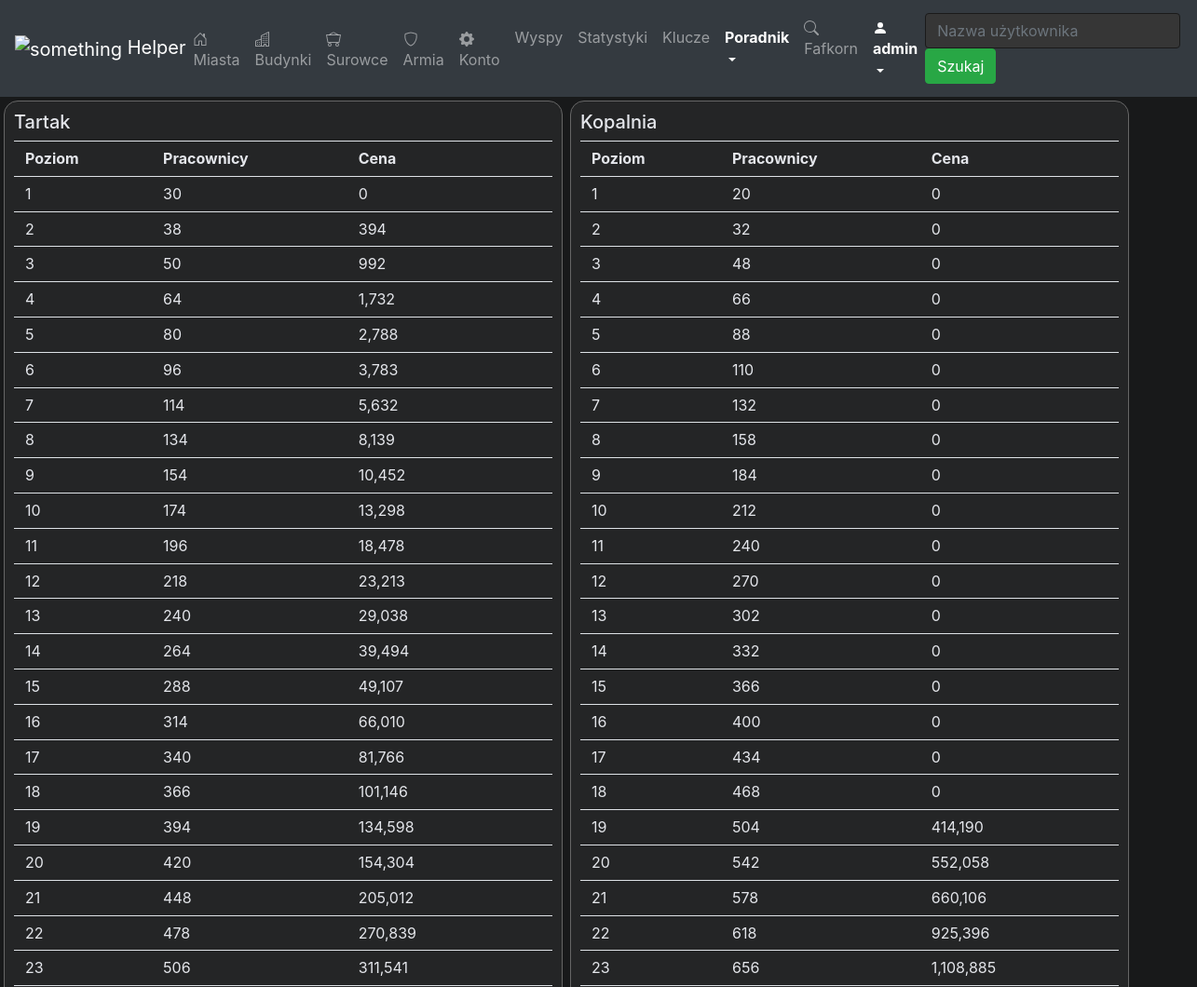
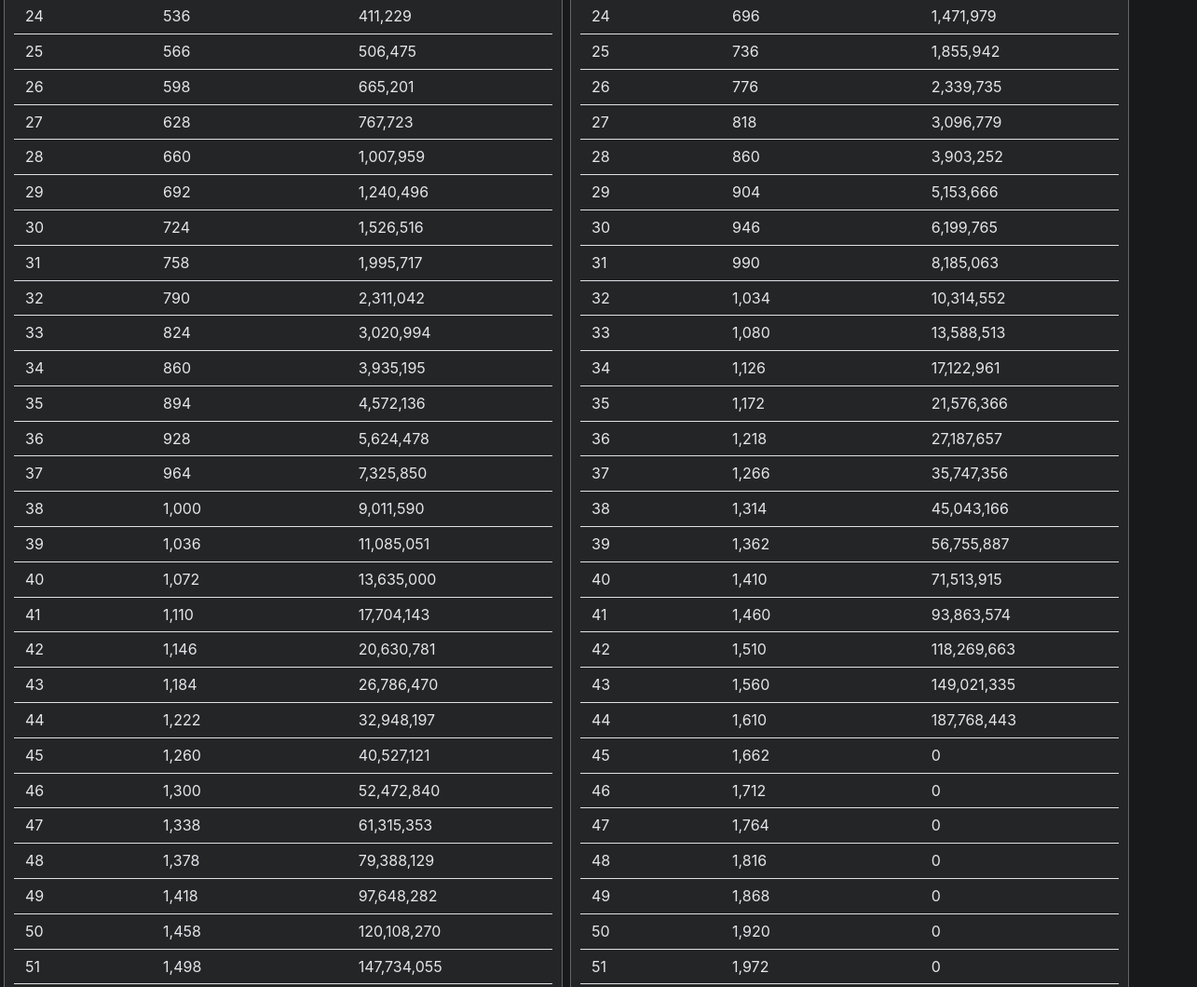
The app's page /guide/sawmill (signed in, upper part), older data (2 pictures, top to bottom).
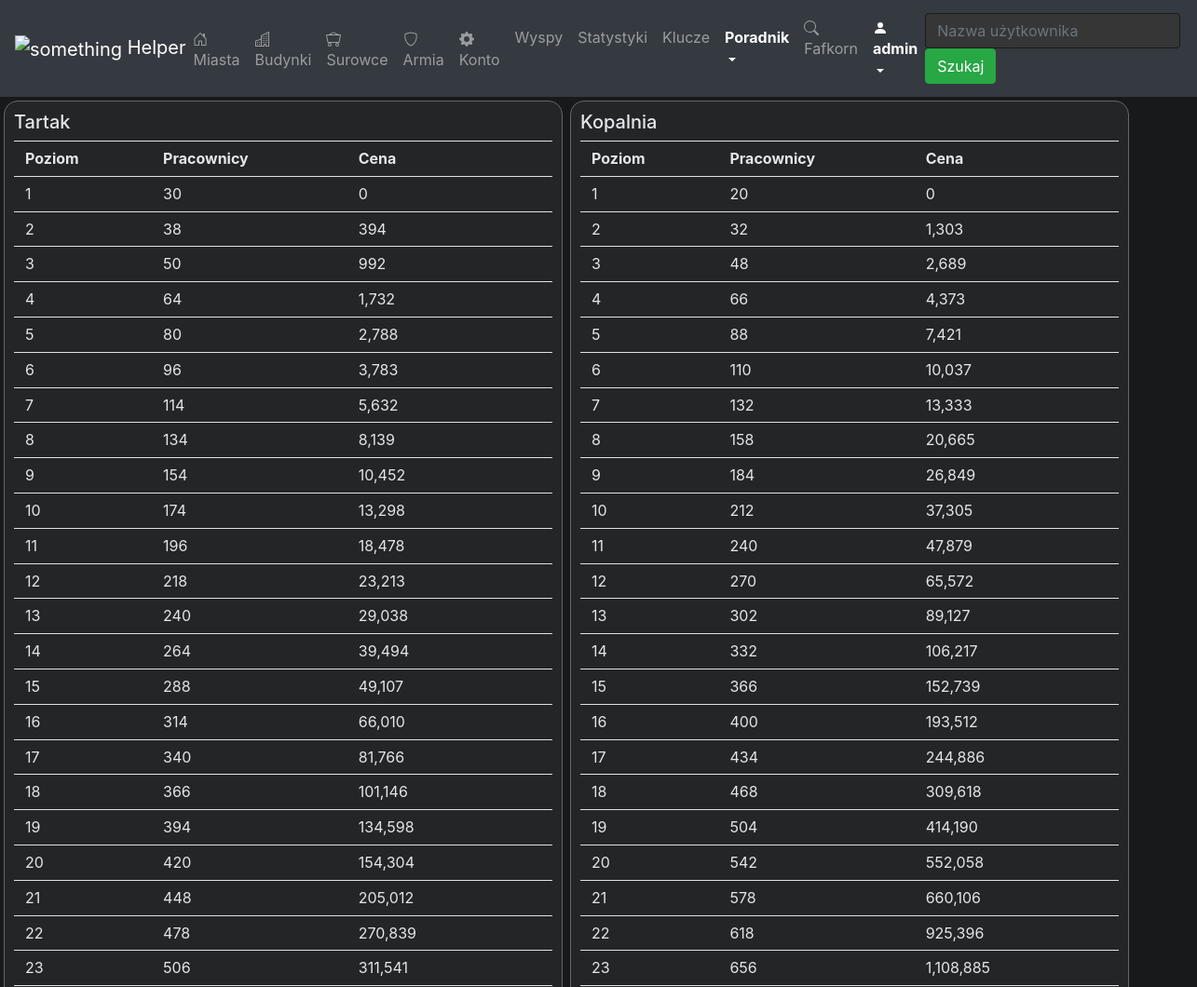
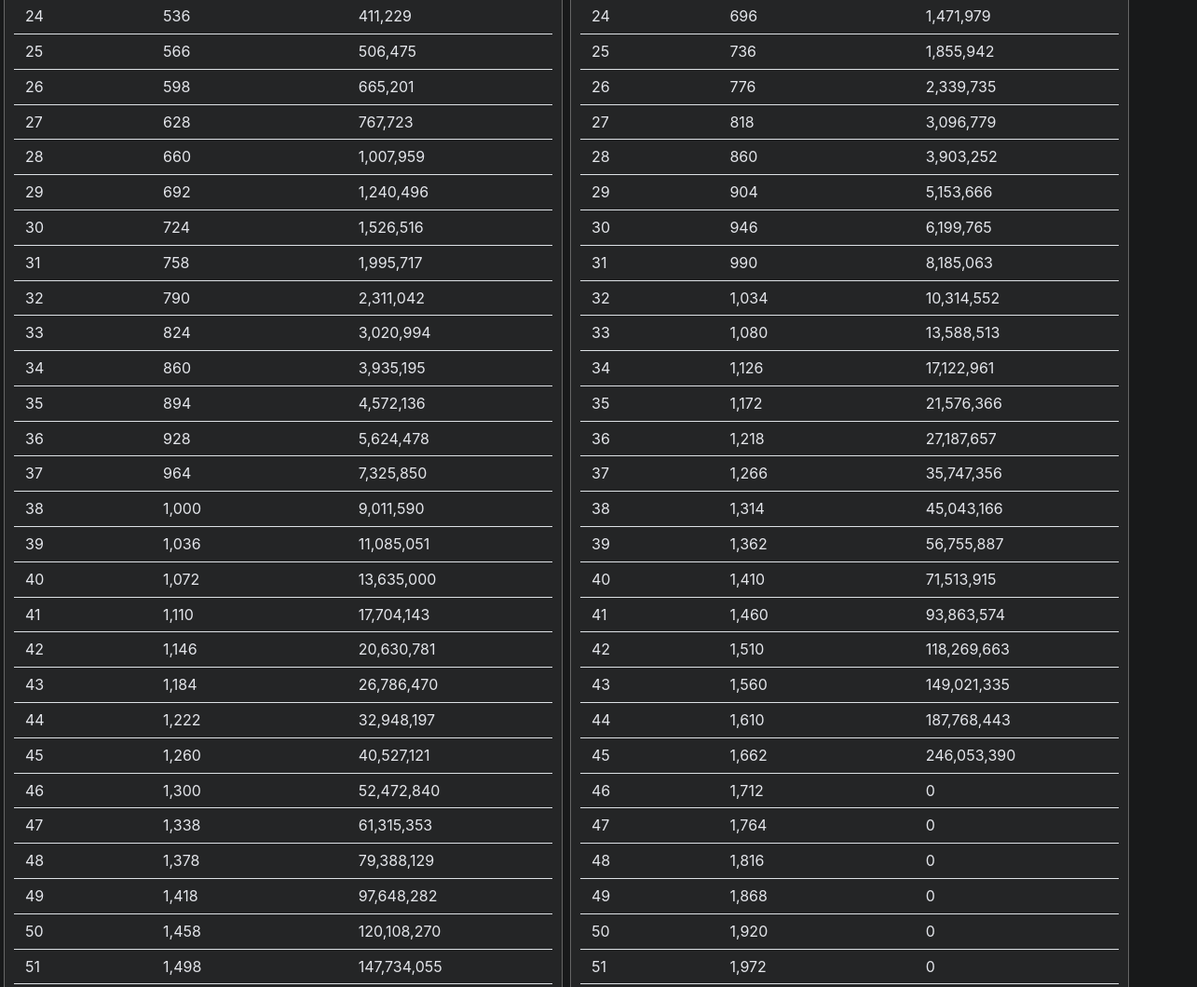
The same page, newer data (2 pictures, top to bottom).
### mysite/helper/models.py (models this page shows, shortened)
class User(models.Model):
    user_name = models.CharField(max_length=50)
    user_status = models.ForeignKey(UserStatus, on_delete=models.SET_NULL, default=None, null=True)
    shipping_future = models.IntegerField(default=0)
    economy_future = models.IntegerField(default=0)
    science_future = models.IntegerField(default=0)
    military_future = models.IntegerField(default=0)
    score = models.IntegerField(default=0)
    master_builders = models.IntegerField(default=0)
    building_levels = models.IntegerField(default=0)
    scientists = models.IntegerField(default=0)
    research_level = models.IntegerField(default=0)
    generals = models.IntegerField(default=0)
    gold = models.BigIntegerField(default=0)
    offensive = models.IntegerField(default=0)
    defensive = models.IntegerField(default=0)
    trading = models.IntegerField(default=0)
    resources = models.IntegerField(default=0)
    donations = models.IntegerField(default=0)
    piracy = models.IntegerField(default=0)
    alliance = models.CharField(max_length=50, default='', null=True)
    last_visit = models.DateTimeField(default=datetime(2015, 10, 9, 23, 55, 59, 342380))

class SawMillWorkers(models.Model):
    level = models.IntegerField(default=0)
    workers = models.IntegerField(default=0)
    cost = models.IntegerField(default=0)

class MineWorkers(models.Model):
    level = models.IntegerField(default=0)
    workers = models.IntegerField(default=0)
    cost = models.IntegerField(default=0)

### mysite/helper/views/sawmill.py (the view)
# urls.py: path('guide/sawmill', sawmill.get_sawmill, name='sawmill'),
@login_required(login_url='helper:login')
def get_sawmill(request):
    connected_user = DefaultUsersConnection.objects.filter(auth_user=request.user.id)
    user = connected_user[0] if connected_user else User.objects.get(pk=1)
    sawmills = SawMillWorkers.objects.filter(level__gt=0)
    mines = MineWorkers.objects.filter(level__gt=0)
    context = {'user': user,
               'nav_active': 'guide',
               'sawmills': sawmills,
               'mines': mines,
               'title': 'Poradnik - Tartak/Kopalnia'}
    return render(request, 'helper/sawmill.html', context)

### mysite/helper/templatetags/helper_extras.py (called while the page is built)
@register.filter
def number_commas(number):
    return re.sub("(\d)(?=(\d{3})+(?!\d))", r"\1,", "%d" % number)

### mysite/helper/templates/helper/sawmill.html
{% extends "base.html" %}
{% load static %}
{% block head %}
    <link rel="stylesheet" type="text/css" href="{% static 'helper/sawmill.css' %}">
    {% load helper_extras %}
{% endblock %}
{% block content %}
    {% load widget_tweaks %}
    {% include "helper/navigation.html" %}
    <div style="display: flex;">
        <div class="tile container">
            <h5>Tartak</h5>
            <table class="table">
                <tr>
                    <th>Poziom</th>
                    <th>Pracownicy</th>
                    <th>Cena</th>
                </tr>
                {% for sawmill in sawmills %}
                    <tr>
                        <td>{{sawmill.level}}</td>
                        <td>{{sawmill.workers|number_commas}}</td>
                        <td>{{sawmill.cost|number_commas}}</td>
                    </tr>
                {% endfor %}
            </table>
        </div>
        <div class="tile container">
            <h5>Kopalnia</h5>
            <table class="table">
                <tr>
                    <th>Poziom</th>
                    <th>Pracownicy</th>
                    <th>Cena</th>
                </tr>
                {% for mine in mines %}
                    <tr>
                        <td>{{mine.level}}</td>
                        <td>{{mine.workers|number_commas}}</td>
                        <td>{{mine.cost|number_commas}}</td>
                    </tr>
                {% endfor %}
            </table>
        </div>
    </div>
{% endblock %}

### mysite/helper/templates/base.html (shortened to what this page needs)
<!DOCTYPE html>
{% load static %}
<html lang="en">
<head>
    <link rel="stylesheet" href="https://maxcdn.bootstrapcdn.com/bootstrap/4.0.0/css/bootstrap.min.css">
    <link rel="stylesheet" href="https://stackpath.bootstrapcdn.com/bootstrap/4.1.3/css/bootstrap.min.css">
    <link rel="stylesheet" type="text/css" href="{% static 'helper/base.css' %}">
    {% block head %}
    {% endblock %}
</head>
<body>
    {% block content %}
    {% endblock %}
</body>
</html>

### mysite/helper/templates/helper/navigation.html (shortened to what this page needs)
{% load widget_tweaks %}
{% load static %}
<nav class="navbar navbar-expand-lg navbar-dark bg-dark">
        <a class="navbar-brand" href="{% url 'helper:users' %}">
            <img style="margin: 0px;" src="{% static "helper/icons/icon.png" %}" alt="something" width="30px" height="30" >
            Helper
        </a>
        <ul class="navbar-nav mr-auto">
            <li class="nav-item {% if nav_active == 'user_towns' %}active{% endif %}">
                <a class="nav-link" href="{% url 'helper:user_towns' user.id %}">
                    Miasta
                </a>
            </li>
            <li class="nav-item {% if nav_active == 'user_buildings' %}active{% endif %}">
                <a class="nav-link" href="{% url 'helper:user_buildings' user.id %}">
                    Budynki
                </a>
            </li>
            <li class="nav-item {% if nav_active == 'user_resources' %}active{% endif %}">
                <a class="nav-link" href="{% url 'helper:user_resources' user.id %}">
                    Surowce
                </a>
            </li>
            <li class="nav-item {% if nav_active == 'user_army' %}active{% endif %}">
                <a class="nav-link" href="{% url 'helper:user_army' user.id %}">
                    Armia
                </a>
            </li>
            <li class="nav-item {% if nav_active == 'user_account' %}active{% endif %}" >
                <a class="nav-link" href="{% url 'helper:user_account' user.id %}">
                    Konto
                </a>
            </li>
            <li class="nav-item {% if nav_active == 'islands' %}active{% endif %}">
                <a class="nav-link" href="{% url 'helper:islands' user.id %}">
                    Wyspy
                </a>
            </li>
            <li class="nav-item {% if nav_active == 'statistics' %}active{% endif %}">
                <a class="nav-link" href="{% url 'helper:statistics' user.id %}">
                    Statystyki
                </a>
            </li>
            {% if request.user.is_staff %}
                <li class="nav-item {% if nav_active == 'key_manager' %}active{% endif %}">
                    <a class="nav-link" href="{% url 'helper:key_manager' %}">
                        Klucze
                    </a>
                </li>
            {% endif %}
            <li class="nav-item dropdown  {% if nav_active == 'guide' %}active{% endif %}" >
                <a class="nav-link dropdown-toggle" href="#" id="navbarDropdown" role="button" data-toggle="dropdown" aria-haspopup="true" aria-expanded="false">
                  Poradnik
                </a>
            </li>
        </ul>
        <ul class="navbar-nav ml-auto">
            <li class="nav-item">
                <a class="nav-link inactive" href="">
                    {{user.user_name}}
                </a>
            </li>
            <li class="nav-item dropdown active">
                <a class="nav-link dropdown-toggle" href="#" id="userDropdown" data-toggle="dropdown" aria-haspopup="true" aria-expanded="false">
                    <svg width="1em" height="1em" viewBox="0 0 16 16" class="bi bi-person-fill" fill="currentColor" xmlns="http://www.w3.org/2000/svg">
                        <path fill-rule="evenodd" d="M3 14s-1 0-1-1 1-4 6-4 6 3 6 4-1 1-1 1H3zm5-6a3 3 0 1 0 0-6 3 3 0 0 0 0 6z"/>
                    </svg>
                    {{request.user}}
                </a>
            </li>
        </ul>
        <form class="form-inline my-2 my-lg-0" action="{% url 'helper:users'%}" method="get">
            <input type="search" class="form-control mr-sm-2" name="user_name" placeholder="Nazwa użytkownika">
            <button type="submit" class="btn btn-success btn-action">Szukaj</button>
        </form>
    </nav>

### mysite/helper/static/helper/base.css (style rules this page uses)
body { background: #18191a; text-decoration:none; box-sizing: border-box; }
.navbar .active { font-weight: bold; }
.form-control { background: #363636; border-color: #1a1a1a; color: #ddd; margin-right: 5px; }
.tile { background: #242526; border: 1px solid #666; margin: 4px; border-radius: 15px; padding: 10px; color: #e4e6eb; margin-bottom: 10px; }
a { color: #eee; }

### mysite/helper/static/helper/sawmill.css (style rules this page uses)
.container { max-width: 600px; }
table { line-height: 0.8; }

Row changes from the older to the newer data that the page shows:
changed MineWorkers (number 2 of 51 on the later page): cost|number_commas "0" → "1,303"
changed MineWorkers (number 3 of 51 on the later page): cost|number_commas "0" → "2,689"
changed MineWorkers (number 4 of 51 on the later page): cost|number_commas "0" → "4,373"
changed MineWorkers (number 5 of 51 on the later page): cost|number_commas "0" → "7,421"
changed MineWorkers (number 6 of 51 on the later page): cost|number_commas "0" → "10,037"
changed MineWorkers (number 7 of 51 on the later page): cost|number_commas "0" → "13,333"
changed MineWorkers (number 8 of 51 on the later page): cost|number_commas "0" → "20,665"
changed MineWorkers (number 9 of 51 on the later page): cost|number_commas "0" → "26,849"
changed MineWorkers (number 10 of 51 on the later page): cost|number_commas "0" → "37,305"
changed MineWorkers (number 11 of 51 on the later page): cost|number_commas "0" → "47,879"
changed MineWorkers (number 12 of 51 on the later page): cost|number_commas "0" → "65,572"
changed MineWorkers (number 13 of 51 on the later page): cost|number_commas "0" → "89,127"
changed MineWorkers (number 14 of 51 on the later page): cost|number_commas "0" → "106,217"
changed MineWorkers (number 15 of 51 on the later page): cost|number_commas "0" → "152,739"
changed MineWorkers (number 16 of 51 on the later page): cost|number_commas "0" → "193,512"
changed MineWorkers (number 17 of 51 on the later page): cost|number_commas "0" → "244,886"
changed MineWorkers (number 18 of 51 on the later page): cost|number_commas "0" → "309,618"
changed MineWorkers (number 45 of 51 on the later page): cost|number_commas "0" → "246,053,390"
